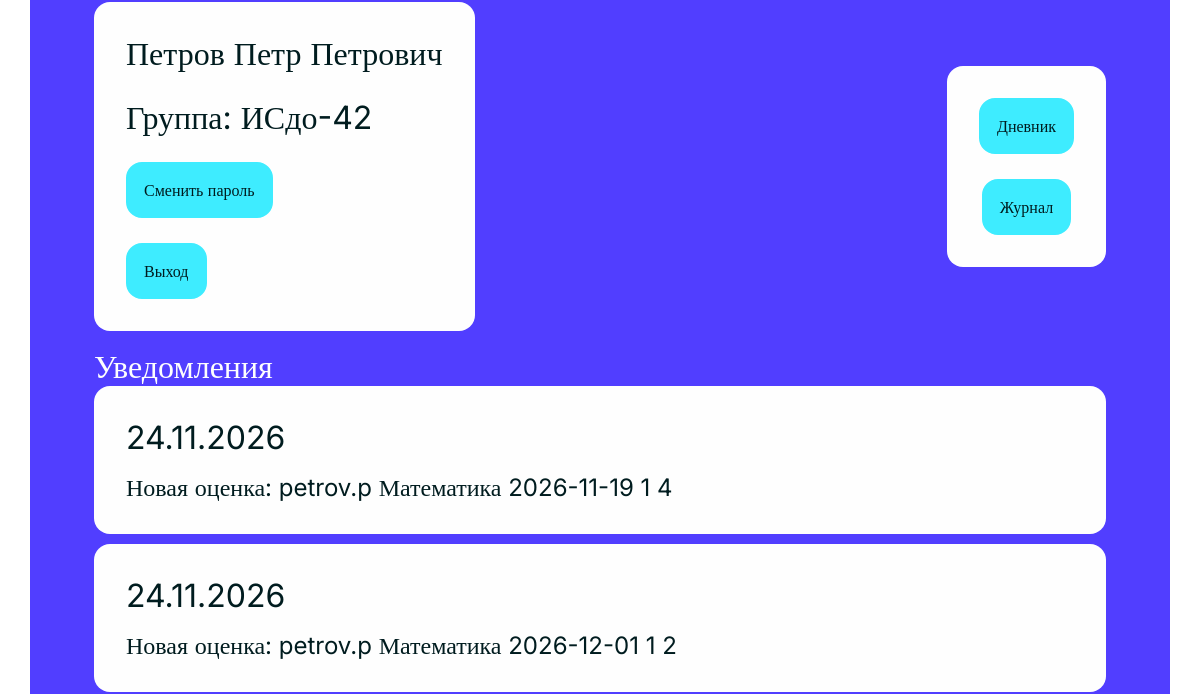
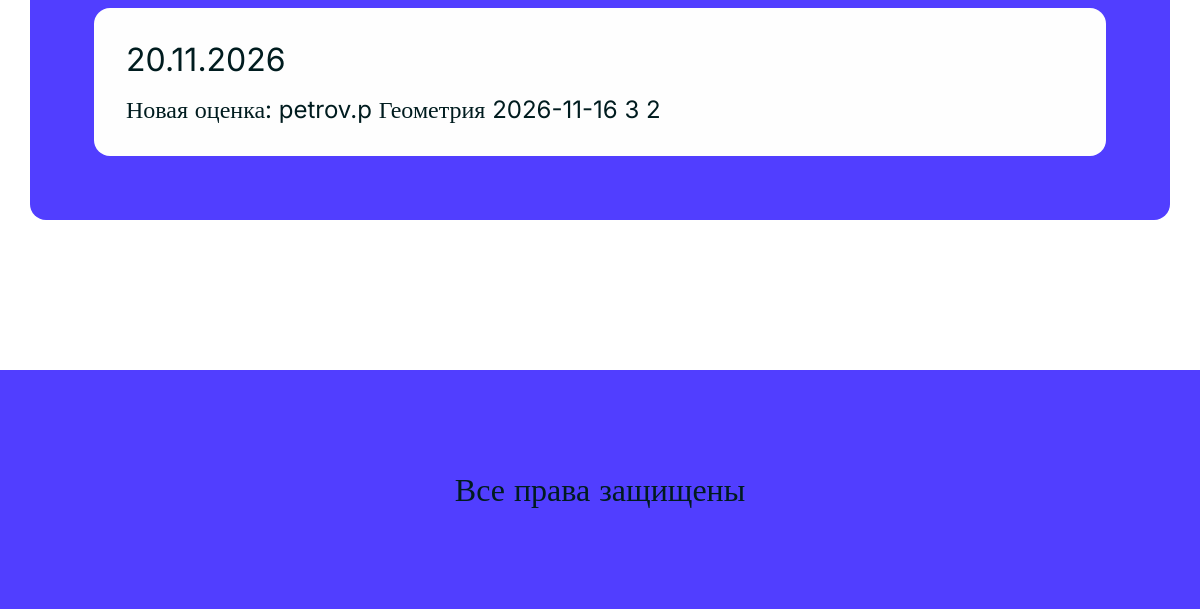
Page /profile/ (signed in, lower part) on the earlier database version (2 pictures, top to bottom).
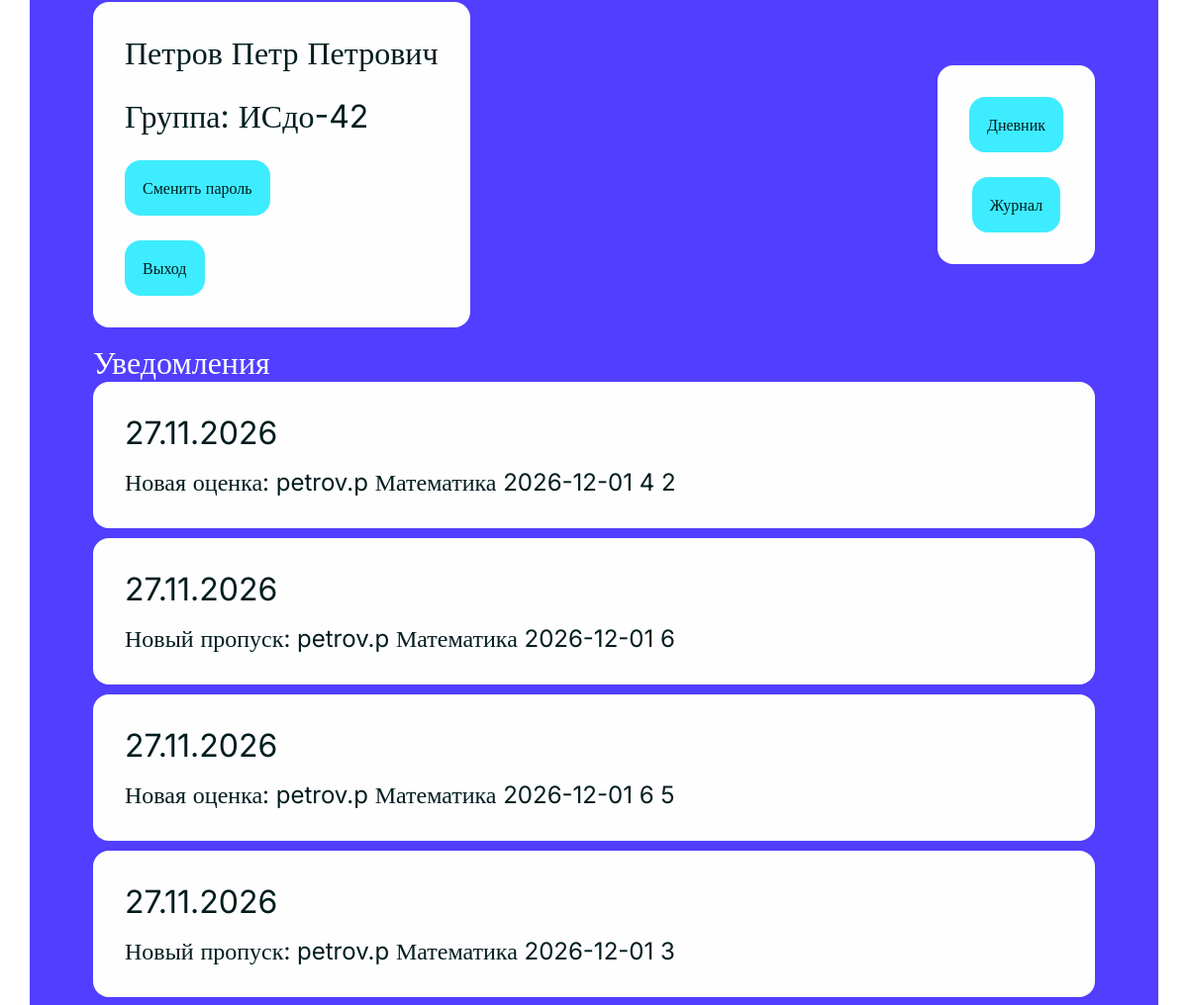
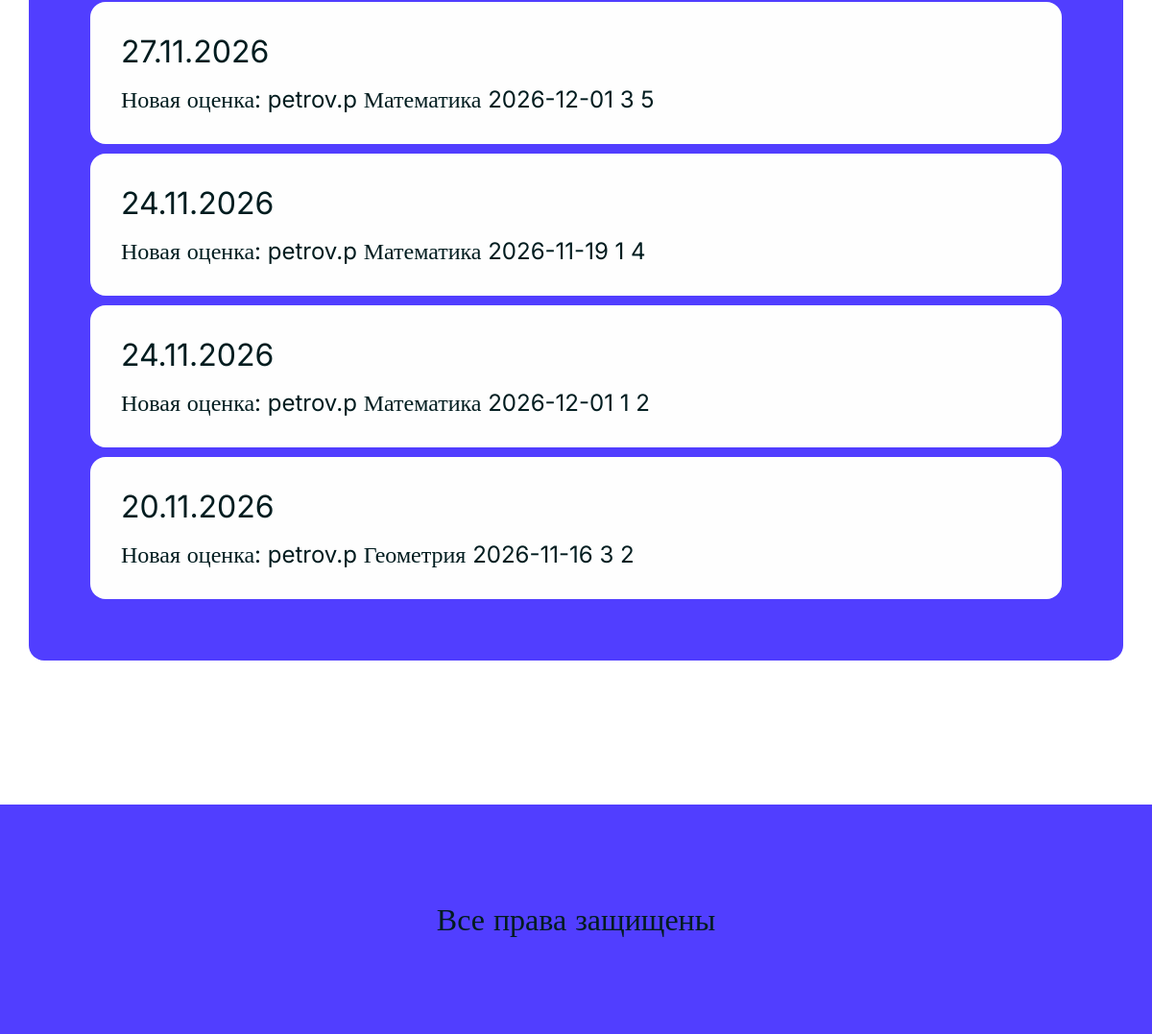
Same page on the later database version (2 pictures, top to bottom).
### dnevnikapp/models.py (models this page shows, shortened)
class CustomUser(AbstractUser):
    class Role(models.TextChoices):
        STUDENT = "student", "Student"
        PARENT = "parent", "Parent"
        TEACHER = "teacher", "Teacher"
        ADMIN = "admin", "Admin"
    first_name=models.CharField(max_length=30, null=False, blank=False, verbose_name="Имя")
    last_name=models.CharField(max_length=30, null=False, blank=False, verbose_name="Фамилия")
    patronimic = models.CharField(max_length=30, null=True, blank=True, verbose_name="Отчество")
    role = models.TextField(choices=Role.choices, default=Role.STUDENT, null=True, blank=True, verbose_name="Роль")
    group = models.ForeignKey("Group", null=True, blank=True, verbose_name="Группа", default=None, related_name="students", on_delete=models.SET_NULL)
    subjects = models.ManyToManyField("Subject", through="TeacherSubject", verbose_name="Преподаваемые предметы", blank=True)
    parents = models.ManyToManyField("self", through="ParentChild", null=True, related_name="children", symmetrical=False, verbose_name="Родители", through_fields=("child","parent"))
    REQUIRED_FIELDS=["first_name", "last_name"]
    class Meta:
        verbose_name="Пользователь"
        verbose_name_plural="Пользователи"

class Group(models.Model):
    name = models.CharField(verbose_name="Название")
    course = models.PositiveSmallIntegerField(verbose_name="Курс")
    major = models.ForeignKey("Major", on_delete=models.CASCADE, verbose_name="Направление", related_name="groups")
    class Meta:
        verbose_name="Группа"
        verbose_name_plural="Группы"

class Notification(models.Model):
    user = models.ForeignKey(CustomUser, on_delete=models.CASCADE, verbose_name="Пользователь", related_name="notifications")
    created_at = models.DateTimeField(default=timezone.now, verbose_name="Дата создания")
    text = models.TextField(verbose_name="Текст")
    is_read = models.BooleanField(default=False, verbose_name="Прочитано")
    class Meta:
        verbose_name = "Уведомление"
        verbose_name_plural = "Уведомления"

### dnevnikapp/views.py (the view)
# urls.py: path("profile/",views.profileview, name="profile"),
@login_required
def profileview(request):
    if (request.user.role == User.Role.STUDENT):
        user = User.objects.select_related('group').get(
            pk=request.user.pk
        )
    else:
        user = request.user
    notifications = Notification.objects.filter(user=user).order_by("-created_at")
    context = {
        "user":user,
        "notifications": notifications,
    }
    return render(request, "profile.html", context)

### dnevnikapp/converters.py (called while the page is built)
    def to_url(self, value: date) -> str:
        return value.strftime("%d-%m-%Y")

### dnevnikapp/templates/profile.html (shortened to what this page needs)
{% extends 'baseheader.html' %}
{% load static %}
{% block head %}
    <link rel="stylesheet" href="{% static 'css/profile.css' %}">
{% endblock %}
{% block content %}
    <div class="centerdiv centerpadding">
        <div class="mainblock">
            <div class="profileline">
                <div class="profilecard">
                    <h2>{{ user.last_name }} {{ user.first_name }}
                        {% if user.patronimic %}
                            {{ user.patronimic }}
                        {% endif %}
                    </h2>
                    {% if user.role == "student" %}
                        <h2>Группа: {{ user.group.name }}</h2>
                    {% endif %}
                    <a class="button">Сменить пароль</a>
                    <form method="post" action="{% url 'logout' %}">
                        <button class="button">Выход</button>
                    </form>
                </div>
                <div class="buttonscolumn">
                    {% if user.role == "student" %}
                        <a href="{% url 'diary' date=today %}" class="button">Дневник</a>
                        <a href="{% url 'gradebook' groupid=request.user.group_id %}" class="button">Журнал</a>
                    {% elif user.role == "parent" %}
                        <a href="{% url 'children' %}" class="button">Дети</a>
                    {% elif user.role == "teacher" %}
                        <a href="{% url 'lessons' date=today %}" class="button">Занятия</a>
                        <a href="{% url 'groups' %}" class="button">Группы</a>
                    {% elif user.role == "admin" %}
                        <a href="{% url 'groups' %}" class="button">Группы</a>
                    {% endif %}
                </div>
            </div>
            <div>
                <h2 class="whitetext">Уведомления</h2>
                <div class="notifications">
                    {% for notification in notifications %}
                        <div class="notification">
                            <h2>{{ notification.created_at|date:"d.m.Y" }}</h2>
                            <p>{{ notification.text|truncatechars:200 }}</p>
                        </div>
                    {% endfor %}
                </div>
            </div>
        </div>
    </div>
{% endblock %}

### dnevnikapp/templates/baseheader.html (shortened to what this page needs)
{% extends 'base.html' %}
{% load static %}

### dnevnikapp/templates/base.html (shortened to what this page needs)
{% load static %}
<!DOCTYPE html>
<html lang="en">
<head>
    <link rel="stylesheet" href="{% static 'css/style.css' %}">
    {% block head %}{% endblock %}
</head>
<body>
    <main>
        {% block content %}{% endblock %}
    </main>
    <footer>
        <p>Все права защищены</p>
    </footer>
</body>
</html>

### dnevnikapp/static/css/style.css (style rules this page uses)
:root { --backgroundcolor:#fefefe; --maincolor:#513eff; --additionalcolor:#3e8bff; --accentcolor:#3eecff; --errorcolor:#ff3e41; --successcolor:#3eff44; --warningcolor:#ffd83e; --textcolor:#001c1f; --h1size:48px; --h2size:32px; --h3size:24px; --mainsize:16px; }
* { margin:0; padding:0; font-family: "Inter"; word-break: normal; color:var(--textcolor); }
h2 { font-size: var(--h2size); font-weight:normal; }
p, span { font-size: var(--mainsize); }
.whitetext { color:var(--backgroundcolor); }
a { text-decoration: none; }
.button { color:var(--textcolor); --basecol: var(--accentcolor); --backcol:var(--basecol); --bordercol:var(--basecol); background-color: var(--backcol); border:none; text-decoration: none; text-align: center; padding:16px; border-radius: 16px; font-size: var(--mainsize); border-style: solid; border-width: 2px; border-color: var(--bordercol); }
footer { background-color: var(--maincolor); padding:100px 122px 100px 122px; color:var(--backgroundcolor); text-align: center; }
footer * { font-size: 32px; }
.centerdiv { display:flex; flex-direction: column; justify-content: center; align-items: center; row-gap: 150px; }
.centerpadding { padding:150px 30px 150px 30px; }
.mainblock { box-sizing: border-box; background-color: var(--maincolor); border-radius: 16px; padding:64px; width:100%; display: flex; flex-direction: column; gap:16px; }
.profilecard { display: flex; flex-direction: column; align-items: flex-start; background-color: var(--backgroundcolor); border-radius: 16px; padding:32px; row-gap: 25px; }
.buttonscolumn { background-color: var(--backgroundcolor); display:flex; flex-direction: column; padding:32px; border-radius: 16px; align-items: center; justify-content: center; row-gap: 25px; }

### dnevnikapp/static/css/profile.css (style rules this page uses)
.profileline { display:flex; width:100%; justify-content: space-between; align-items: center; }
.notifications { display:flex; flex-direction: column; gap:10px; }
.notification { background-color: var(--backgroundcolor); box-sizing: border-box; padding:32px; display:flex; flex-direction: column; row-gap: 16px; border-radius: 16px; width:100%; }
.notification > p { font-size: 24px; }

Differences in the rows shown:
added Notification: created_at "27.11.2026", text "Новая оценка: petrov.p Математика 2026-12-01 4 2"
added Notification: created_at "27.11.2026", text "Новый пропуск: petrov.p Математика 2026-12-01 6"
added Notification: created_at "27.11.2026", text "Новая оценка: petrov.p Математика 2026-12-01 6 5"
added Notification: created_at "27.11.2026", text "Новый пропуск: petrov.p Математика 2026-12-01 3"
added Notification: created_at "27.11.2026", text "Новая оценка: petrov.p Математика 2026-12-01 3 5"
